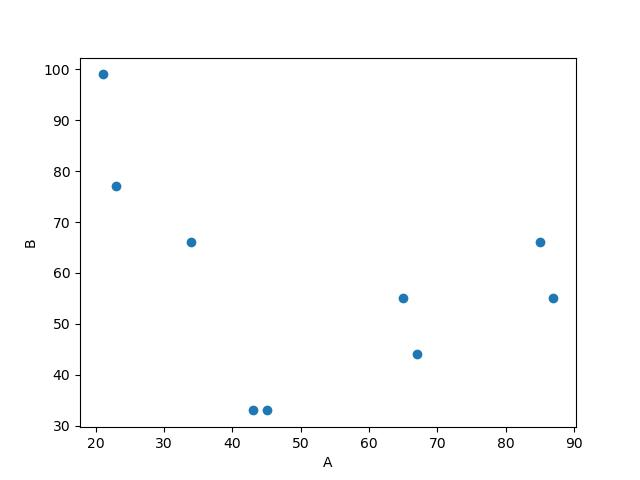

The script that saved this image:

import matplotlib
matplotlib.use('TkAgg')
import matplotlib.pyplot as plt

a = [87,67,85,45,65,34,43,23,21]
b = [55,44,66,33,55,66,33,77,99]

fig_1, ax = plt.subplots()

ax.set_xlabel('A')
ax.set_ylabel('B')

ax.scatter(a,b)
fig_1.show()
input(" ok?")
fig_1.savefig("scatter.jpg")
